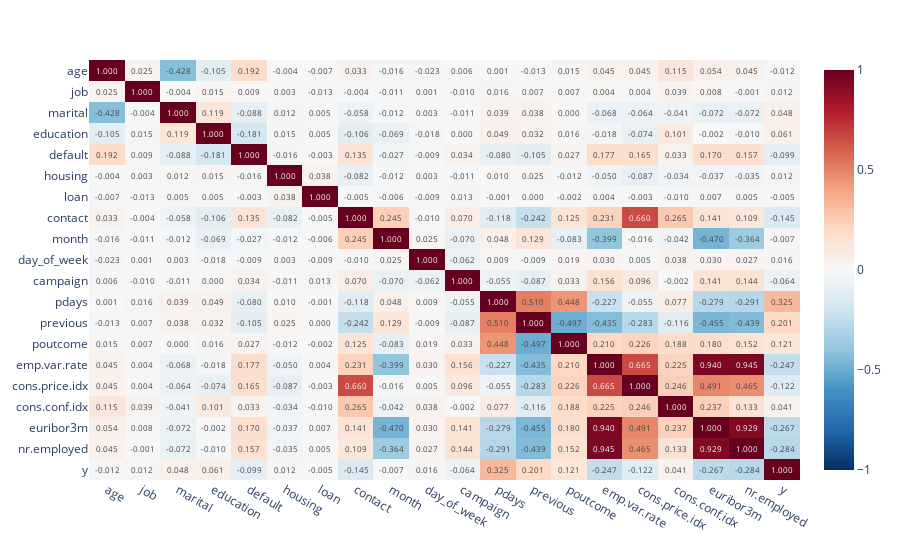

Source (notebook cell):
### Code cell
# Heatmap of the correlation values
import plotly.express as px

fig = px.imshow(corr, text_auto='.3f', color_continuous_scale='RdBu_r', color_continuous_midpoint=0, aspect='auto')
fig.show()

### Figure 1 — Plotly figure (JSON) as saved in the notebook; plotly's stock layout.template omitted (floating-point values rounded to 4 significant figures; data arrays with more than 128 entries replaced by an {"elided": "..."} marker saying what was removed)
{"data": [{"coloraxis": "coloraxis", "hovertemplate": "x: %{x}<br>y: %{y}<br>color: %{z}<extra></extra>", "name": "0", "texttemplate": "%{z:.3f}", "type": "heatmap", "x": ["age", "job", "marital", "education", "default", "housing", "loan", "contact", "month", "day_of_week", "campaign", "pdays", "previous", "poutcome", "emp.var.rate", "cons.price.idx", "cons.conf.idx", "euribor3m", "nr.employed", "y"], "xaxis": "x", "y": ["age", "job", "marital", "education", "default", "housing", "loan", "contact", "month", "day_of_week", "campaign", "pdays", "previous", "poutcome", "emp.var.rate", "cons.price.idx", "cons.conf.idx", "euribor3m", "nr.employed", "y"], "yaxis": "y", "z": {"elided": "20x20 float values"}}], "layout": {"coloraxis": {"cmid": 0, "colorscale": [[0, "rgb(5,48,97)"], [0.1, "rgb(33,102,172)"], [0.2, "rgb(67,147,195)"], [0.3, "rgb(146,197,222)"], [0.4, "rgb(209,229,240)"], [0.5, "rgb(247,247,247)"], [0.6, "rgb(253,219,199)"], [0.7, "rgb(244,165,130)"], [0.8, "rgb(214,96,77)"], [0.9, "rgb(178,24,43)"], [1, "rgb(103,0,31)"]]}, "margin": {"t": 60}, "xaxis": {"anchor": "y", "domain": [0, 1]}, "yaxis": {"anchor": "x", "autorange": "reversed", "domain": [0, 1]}}}
